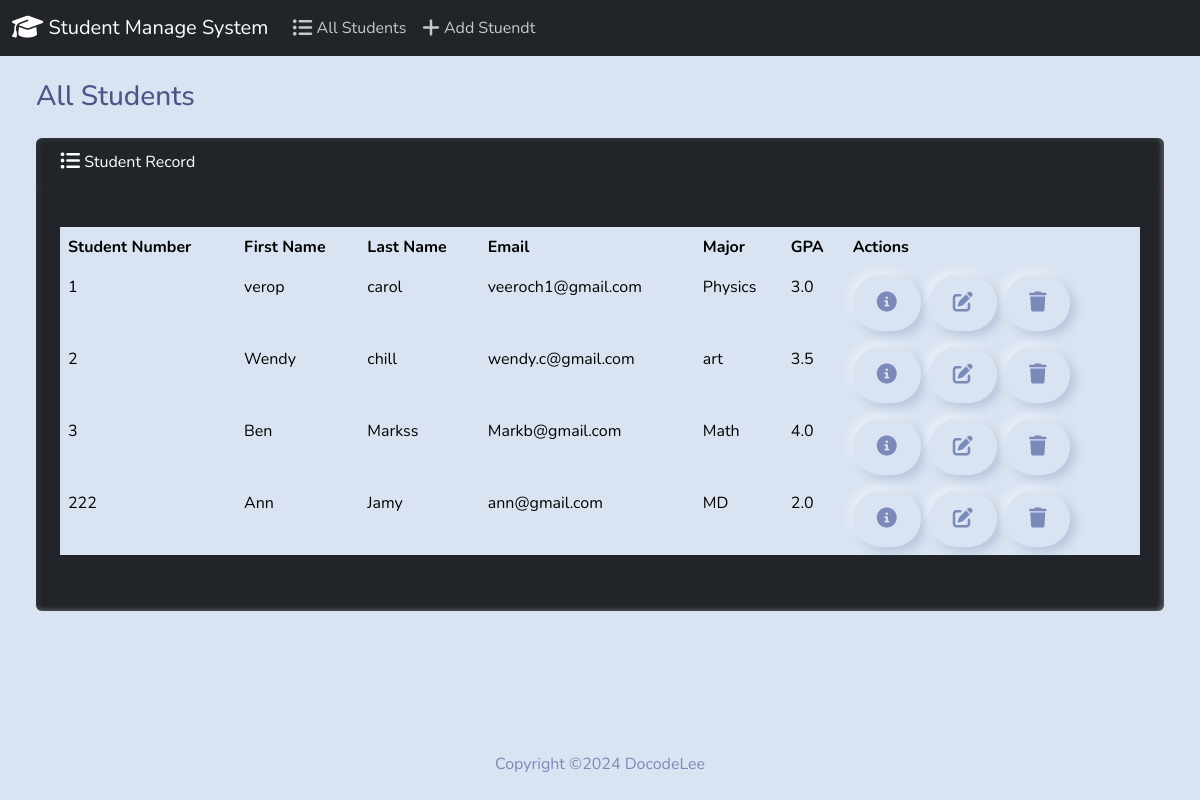
Before: / with the older database file.
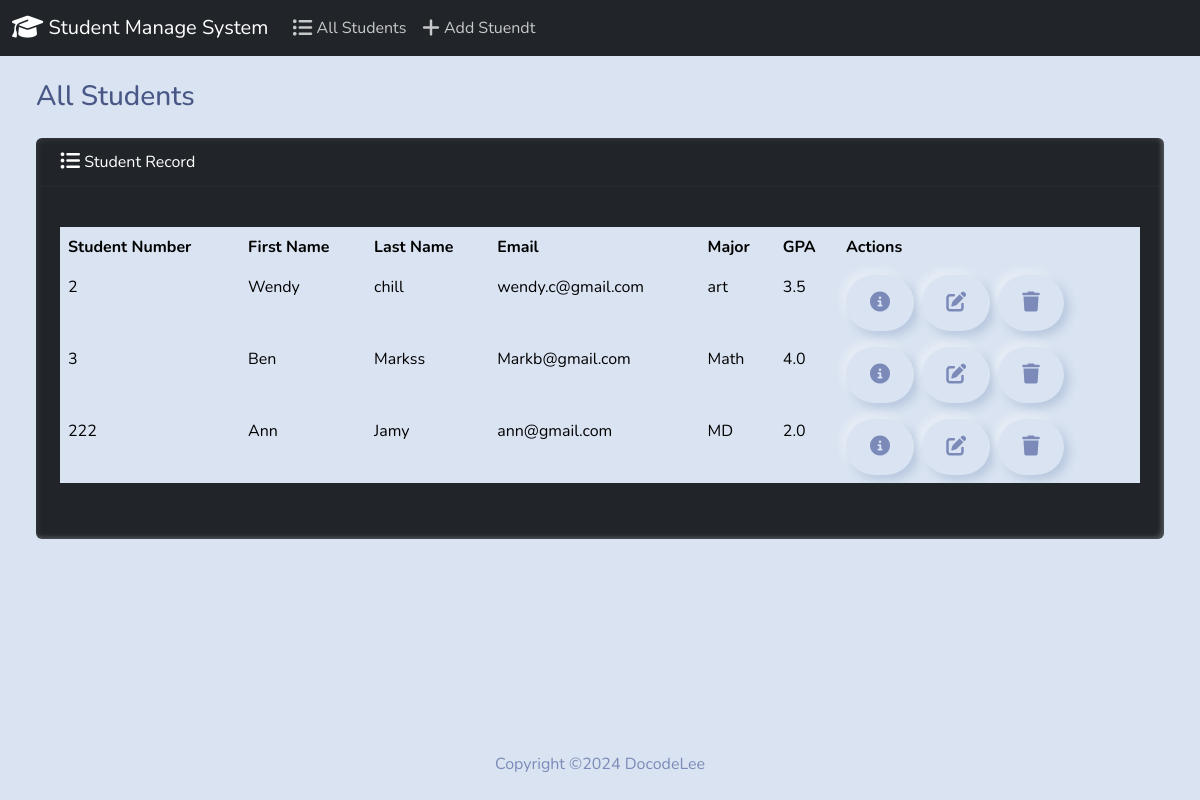
After: the same page with the newer database file.
### students/models.py (models this page shows, shortened)
class Student(models.Model):
    student_number = models.PositiveIntegerField()
    first_name = models.CharField(max_length=50)
    last_name = models.CharField(max_length=50)
    email = models.EmailField(max_length=100)
    major = models.CharField(max_length=50)
    gpa = models.FloatField()

### students/views.py (the view)
# urls.py: path('', views.index, name="index"),
def index(request):
    return render(request, 'students/index.html',{
    'students':Student.objects.all()})

### students/templates/students/index.html (shortened to what this page needs)
{% extends "students/base.html" %}
{% block body %}
                <h3 class="m-4">All Students</h3>
                <div class='row'>
                  <div class='col-12'>
                    {% if students%}
                      <div class="card text-white bg-dark mb-3 ms-4 me-4 mb-4">
                      <div class="card-header">
                        <i class="fa-solid fa-list-ul fa-lg"></i>
                        Student Record
                      </div>
                      <div class="card-body">
                        <p class="card-text">
                          <div class= "table-responsive">
                            <table class="table table-hover">
                              <thead>
                                <tr>
                                  <th scope="col">Student Number</th>
                                  <th scope="col">First Name</th>
                                  <th scope="col">Last Name</th>
                                  <th scope="col">Email</th>
                                  <th scope="col">Major</th>
                                  <th scope="col">GPA</th>
                                  <th scope="col">Actions</th>
                                </tr>
                              </thead>
                              <tbody>
                                {% for student in students  %}
                                <tr>
                                  <td>{{student.student_number}}</td>
                                  <td>{{student.first_name}}</td>
                                  <td>{{student.last_name}}</td>
                                  <td>{{student.email}}</td>
                                  <td>{{student.major}}</td>
                                  <td>{{student.gpa}}</td>
                                  <td>
                                    <button type="button" class='btn btn-success me-1' href="{% url 'view_student' student.id %}" data-bs-toggle="modal" data-bs-target="#myModal{{student.id}}">
                                    <i class="fa-solid fa-circle-info fa-lg"></i>
                                    </button>
                                    <a class="btn btn-warning me-1" href="{%url 'edit' student.id%}">
                                      <i class="fa-solid fa-pen-to-square fa-lg"></i>
                                    </a>
                                    <button type="button" class="btn btn-danger" data-bs-toggle="modal" data-bs-target= "#delete{student.id}">
                                      <i class="fa-solid fa-trash fa-lg"></i>
                                    </button>
                                  </td>
                                </tr>
                                {% endfor %}
                              </tbody>
                            </table>
                          </div>
                        </p>
                      </div>
                    </div>
                    {% else %}
                    <h5 class="alert alert-primary ms-4 me-4">
                      No Students Record
                    </h5>
                    {% endif %}
                  </div>
                </div>
{% endblock  %}

### students/templates/students/base.html (shortened to what this page needs)
{% load static %}
<!DOCTYPE html>
<html lang="en">
    <head>
        <link rel="stylesheet" href="https://cdnjs.cloudflare.com/ajax/libs/font-awesome/6.5.2/css/all.min.css"
         />
        <link href="{% static 'css/bootstrap.min.css'%}" rel="stylesheet">
        <body class="d-flex flex-column min-vh-100">
            <nav class="navbar navbar-expand-lg bg-dark" data-bs-theme="dark">
                <div class="container-fluid">
                  <a class="navbar-brand" href="{% url 'index'%}">
                    <i class="fa-solid fa-graduation-cap fa-lg"></i>
                    Student Manage System</a>
                  <div class="collapse navbar-collapse" id="navbarColor02">
                    <ul class="navbar-nav me-auto">
                      <li class="nav-item">
                        <a class="nav-link" href="{% url 'index'%}">
                          <i class="fa-solid fa-list-ul fa-lg"></i>
                          All Students</a>
                      </li>
                      <li class="nav-item">
                        <a class="nav-link" href="{% url 'add'%}">
                          <i class="fa-solid fa-plus fa-lg"></i>
                          Add Stuendt</a>
                      </li>
                    </ul>
                  </div>
                </div>
              </nav>
              <div class = "container-fluid">
                {% block body %}
                {% endblock  %}
              </div>
              <footer class='mt-auto mb-4'>
                <div class='text-center'>
                  <span>
                    Copyright &copy;<script>document.write(new Date().getFullYear())</script> DocodeLee
                  </span>
                </div>
              </footer>
    </body>
    </head>
</html>

Changed rows visible on the page:
removed Student: student_number "1", first_name "verop", last_name "carol", email "veeroch1@gmail.com", major "Physics", gpa "3.0"
